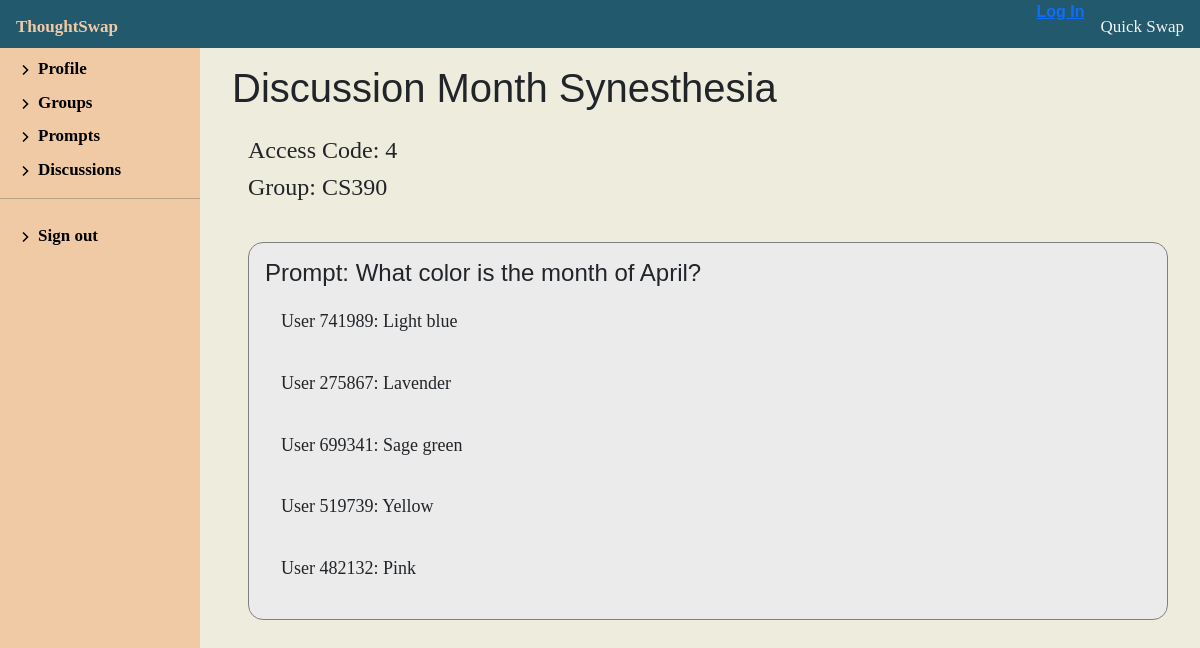
Page /discussion/1/view-discussion/CS390/4 on the committed database.
### discussion/models.py (models this page shows, shortened)
class Discussion(models.Model):
    code = models.IntegerField(default=0, null=False, blank=False)
    name = models.CharField(max_length=200, default='Discussion')
    group = models.ForeignKey('Group', on_delete=models.SET_NULL, null=True)

class Group(models.Model):
    facilitator = models.ForeignKey(
        'Facilitator', on_delete=models.SET_NULL, null=True)
    name = models.CharField(max_length=100, null=False, blank=False, default='Group')
    size = models.IntegerField(null=False, blank=False, default=0)

class Prompt(models.Model):
    id = models.AutoField(primary_key=True)
    content = models.TextField(
        max_length=1000, help_text='Enter a prompt for the discussion', blank=False, null=False)
    discussion = models.ForeignKey(
        'Discussion', on_delete=models.SET_NULL, null=True, blank=True)
    author = models.ForeignKey('Facilitator', on_delete=models.SET_NULL, null=True)

class Thought(models.Model):
    content = models.TextField(max_length=1000, help_text='Enter a response')
    prompt = models.ForeignKey('Prompt', on_delete=models.RESTRICT, null=True)
    author = models.ForeignKey('Participant', on_delete=models.SET_NULL, null=True)

class Participant(models.Model):
    username = models.CharField(
        max_length=100, null=False, blank=False)  # This is the anonymous username given to the participant
    group = models.ForeignKey('Group', on_delete=models.SET_NULL, null=True)
    def __str__(self):
        return f'{self.username}'

### discussion/views.py (the view)
# urls.py: path('<int:pk>/view-discussion/<str:name>/<int:code>', views.DiscussionDetailView, name='view-responses'),
def DiscussionDetailView(request, pk, code, name):
    facilitator = Facilitator.objects.get(pk=pk)
    group = Group.objects.get(facilitator=facilitator, name=name)
    disc = Discussion.objects.get(group=group, code=code)
    context = {
        'facilitator': facilitator,
        'discussion': disc,
    }
    return render(request, 'discussion/profile/discussion_detail.html', context=context)

### discussion/templates/discussion/profile/discussion_detail.html
{% extends "discussion/profile/facilitator_profile.html" %}
{% block profileContent %}
<div class="discussion-view">
    <h1 class="discussion-header">Discussion {{ discussion.name }}</h1>
    <h2 class="discussion-bio"> Access Code: {{ discussion.code }} </h2>
    <h2 class="discussion-bio"> Group: {{ discussion.group.name }} </h2>
    <div class="response-board">
        {% for prompt in discussion.prompt_set.all %}
        {% if prompt.thought_set.count != 0 %}
        <div class="response-item">
            <h1 class="prompt-header">Prompt: {{ prompt.content }}</h1>
            {% for thought in prompt.thought_set.all %}
            <div>
                <h2 class="prompt-bio">User {{ thought.author }}: {{ thought.content }}</h2>
            </div>
            {% endfor %}
        </div>
        {% endif %}
        {% endfor %}
    </div>
</div>
{% endblock %}

### discussion/static/css/styles.css (style rules this page uses)
.discussion-header { padding: 1rem; }
.discussion-bio { margin-left: 2rem; font-size: x-large; }
.response-board { padding: 1rem; display: grid; }
.prompt-header { font-size: x-large; }
.prompt-bio { padding: 1rem; font-size: large; }
.response-item { border: solid 1px grey; border-radius: 15px; background: rgb(235, 235, 235); padding: 1rem; margin: 1em; min-width: fit-content; }
body { background: #eeecdd; margin: 0; }
h1 { font-family: Arial Black, verdana, sans-serif; }
p, div, span { font-family: Georgia, 'Times New Roman', Times, serif; }
.discussion-view { display: block; width: 100%; margin-left: 1em; }

### rows in the picture
Discussion: name "Month Synesthesia", code "4", group.name "CS390"
Prompt: content "What color is the month of April?"
Thought: author "741989", content "Light blue"
Thought: author "275867", content "Lavender"
Thought: author "699341", content "Sage green"
Thought: author "519739", content "Yellow"
Thought: author "482132", content "Pink"
